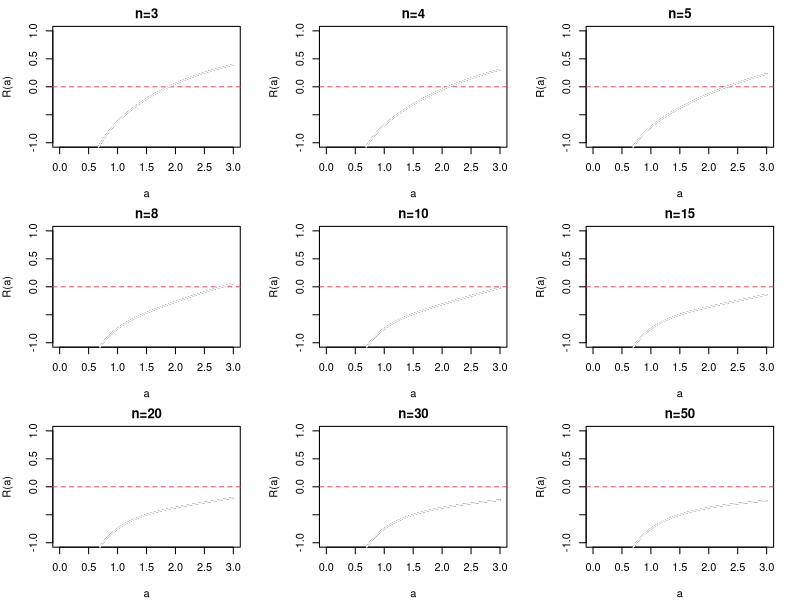
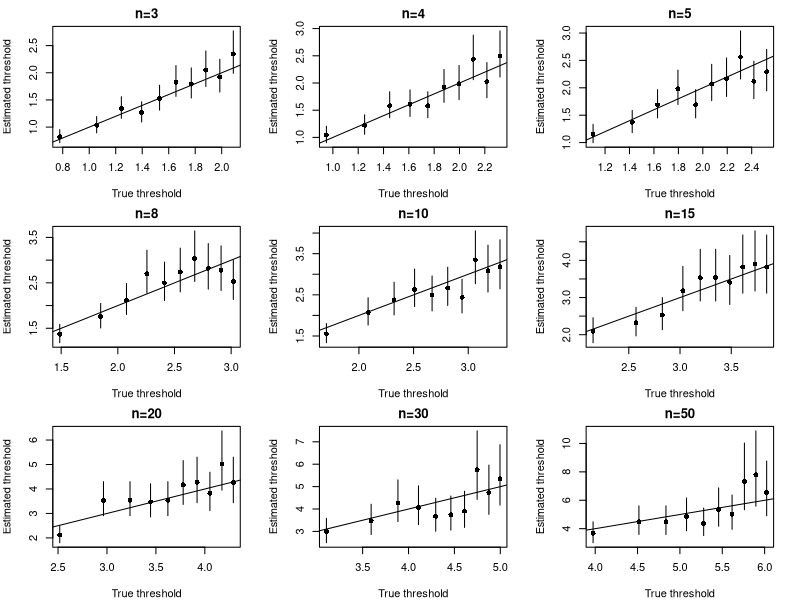

Recreate these plots in R, in order. (Note: this script raises an error after producing the figures.)
## ---- chunk 1
p <- plnorm 
r <- rlnorm
zeroprofit <- function(a, n, c0, ...) {
  p(a, ...)^n - c0 * a^(-1)
}
marginal <- function(n, cost, ...) {
  uniroot(f=zeroprofit, n=n, c0=cost, interval=c(0.0001, 10), ...)$root
}
 
# Plot 1
old.par <- par(mfrow=c(3,3), mar=c(4,4,2,2))
for (nn in c(3, 4, 5, 8, 10, 15, 20, 30, 50)) {
  curve(zeroprofit(x, n=nn, c0=0.75), from=0.001, to=3
      , main=sprintf("n=%i",nn), ylab="R(a)", xlab="a"
      , ylim=c(-1, 1))
  abline(h=0, lty=2, col=2)
  for (ss in seq(0.5, 5, length=10))
    curve(zeroprofit(x, n=nn, c0=0.75), add=TRUE, col=gray(ss/5))
}
par(old.par)
## ---- chunk 2
# Function to simulate and estimate data
estimate <- function(n, obs, n.seq) {
  costs <- seq(0.05, 0.95, length=n.seq)
  m <- matrix(ncol=4, nrow=length(costs))
  colnames(m) <- c("a", "a.hat", "a.ci95hi", "a.ci95lo")
  for (i in 1:length(costs)) {
    # Sim
    th <- marginal(n=n, cost=costs[i])
    y <- ifelse(r(obs) > th, 1, 0)
    # Fit
    fit <- glm(y ~ 1, family=binomial('probit'))
    # Save
    a.hat <- exp(-coef(fit))
    a.ci95hi <- exp(-coef(fit) + 2*coef(summary(fit))[2])
    a.ci95lo <- exp(-coef(fit) - 2*coef(summary(fit))[2])
    m[i, ] <- c(th, a.hat, a.ci95hi, a.ci95lo)
  }
  return(m)
}

# Plot 2
old.par <- par(mfrow=c(3,3), mar=c(4,4,2,2))
for (nn in c(3, 4, 5, 8, 10, 15, 20, 30, 50)) {
  m <- estimate(nn, 300, 10)
  plot(m, pch=16, ylim=range(m)
      , main=sprintf("n=%i",nn)
      , ylab="Estimated threshold", xlab="True threshold")
  segments(x0=m[,1], y0=m[, 3],y1=m[, 4])
  abline(a=0, b=1)
}
par(old.par)
## ---- chunk 3

# Analysis
entry <- ifelse(is.na(dat$nsub), 0, 1)
treatment <- dat$treatment
size <- dat$size
fit <- glm(entry ~ treatment*size, family=binomial('probit'))

# Baseline (race)
bhat <- coef(fit)
race.Large <- exp(-sum(bhat[1]))
tour.Large <- exp(-sum(bhat[1:2]))
targ.Large <- exp(-sum(bhat[c(1, 3)]))
race.Small <- exp(-sum(bhat[c(1, 4)]))
tour.Small <- exp(-sum(bhat[c(1, 2, 4, 5)]))
targ.Small <- exp(-sum(bhat[c(1, 3, 4, 6)]))

tab <- rbind(Race=c(Large=race.Large, Small=race.Small)
  , Tournament=c(tour.Large, tour.Small)
  , Reserve=c(targ.Large, targ.Small))

# Estimated thresholds in ability
print(xtable(tab, caption="Estimated marginal type ($\\alpha=1$)."), comment=FALSE)
## ---- chunk 4
# Estimated costs
zeroprofit.cost <- function(c0, n, a, ...) {
  zeroprofit(a, n, c0, ...)
}
marginal.cost <- function(n, a, ...) {
  100*uniroot(f=zeroprofit.cost, n=n, a=a, interval=c(0.0001, 0.999), ...)$root
}

tab <- rbind(Race=c(Large=marginal.cost(a=race.Large, n=15)
            , Small=marginal.cost(a=race.Small, n=10))
  , Tournament=c(Large=marginal.cost(a=tour.Large, n=15)
                , Small=marginal.cost(a=tour.Small, n=10))
  , Reserve=c(Large=marginal.cost(a=targ.Large, n=15)
              , Small=marginal.cost(a=targ.Small, n=10))
)

# Estimated Entry in ability
print(xtable(tab, caption="Estimated entry costs as \\% of prize pool."), comment=FALSE, digits=c(0, 1, 1))
